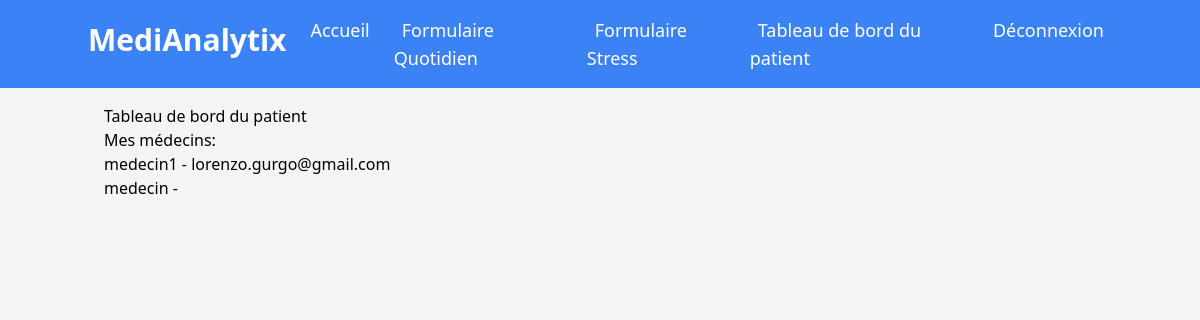
/patient_dashboard/ (signed in), run on an earlier commit of the app's database.
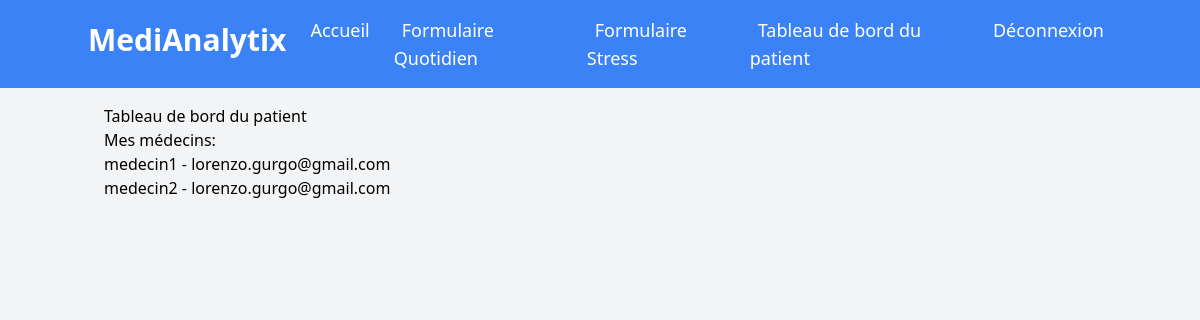
And on a later commit of the database.
### app/models.py (models this page shows)
class DoctorProfile(models.Model):
    user = models.OneToOneField(User, on_delete=models.CASCADE, related_name='doctor_profile')
    medical_license_number = models.CharField(max_length=100, null=True, blank=True)
    specialty = models.CharField(max_length=100, null=True, blank=True)
    patients = models.ManyToManyField('PatientProfile', related_name='doctors', blank=True)

class User(AbstractUser):
    USER_TYPE_CHOICES = (
        ('DOCTOR', 'Médecin'),
        ('PATIENT', 'Patient'),
    )
    user_type = models.CharField(max_length=7, choices=USER_TYPE_CHOICES, default='PATIENT')
    is_staff = models.BooleanField(default=False)

### app/views.py (the view)
# urls.py: path('patient_dashboard/', views.patient_dashboard, name='patient_dashboard'),
@login_required
def patient_dashboard(request):
    patient_profile = get_object_or_404(PatientProfile, user=request.user)
    doctors = patient_profile.doctors.all()
    context = {
        'doctors': doctors,
        'is_doctor': False,  # Ajouter cette ligne
    }
    return render(request, 'patient_dashboard.html', context)

### app/context_processors.py (called while the page is built)
def user_role(request):
    if not request.user.is_authenticated:
        return {}
    try:
        doctor_profile = DoctorProfile.objects.get(user=request.user)
        return {'is_doctor': True}
    except DoctorProfile.DoesNotExist:
        return {'is_doctor': False}

### templates/patient_dashboard.html
{% extends "base.html" %}
{% block content %}
    <h1>Tableau de bord du patient</h1>
    <h2>Mes médecins:</h2>
    <ul>
        {% for doctor in doctors %}
            <li>{{ doctor.user.username }} - {{ doctor.user.email }}</li>
        {% endfor %}
    </ul>
{% endblock %}

### templates/base.html (shortened to what this page needs)
{% load static %}
<!DOCTYPE html>
<html lang="fr">
<head>
    <link href="https://cdn.jsdelivr.net/npm/tailwindcss@2.2.19/dist/tailwind.min.css" rel="stylesheet">
</head>
<body class="bg-gray-100">
    <header class="bg-blue-500 p-4">
        <div class="container mx-auto flex justify-between items-center">
            <a href="{% url 'home' %}" class="title-link">
            <h1 class="text-3xl text-white font-bold mb-2">MediAnalytix</h1>
            <nav>
                <ul class="flex space-x-4 text-lg">
                    <li><a href="{% url 'home' %}" class="text-white py-1 px-2 rounded hover:bg-blue-800 hover:text-white">Accueil</a></li>
                    {% if not is_doctor %}
                        {% if user.is_authenticated %}
                            <li><a href="{% url 'patient_form' %}" class="text-white py-1 px-2 rounded hover:bg-blue-800 hover:text-white">Formulaire Quotidien</a></li>
                            <li><a href="{% url 'evaluate_stress' %}" class="text-white py-1 px-2 rounded hover:bg-blue-800 hover:text-white">Formulaire Stress</a></li>
                        {% endif %}
                    {% endif %}
                    {% if user.is_authenticated %}
                        {% if is_doctor %}
                            <li><a href="{% url 'doctor_dashboard' %}" class="text-white py-1 px-2 rounded hover:bg-blue-800 hover:text-white">Tableau de bord du médecin</a></li>
                        {% else %}
                            <li><a href="{% url 'patient_dashboard' %}" class="text-white py-1 px-2 rounded hover:bg-blue-800 hover:text-white">Tableau de bord du patient</a></li>
                        {% endif %}
                    {% endif %}
                    {% if user.is_authenticated %}
                        <li class="user-auth">
                            <a href="{% url 'deconnexion' %}" class="text-white py-1 px-2 rounded hover:bg-blue-800 hover:text-white">Déconnexion</a>
                        </li>
                    {% endif %}
                </ul>
            </nav>
        </div>
    </header>
    <main class="container mx-auto p-4">
        {% block content %}{% endblock %}
    </main>
</body>
</html>

### templates/base.html (style rules this page uses)
nav ul li a, .title-link { transition: transform 0.3s ease-in-out; }

What changed in the data, as far as the page shows it:
no longer on this page (row unchanged): DoctorProfile: user.username "medecin"
added DoctorProfile: user.username "medecin2", user.email "lorenzo.gurgo@gmail.com"
